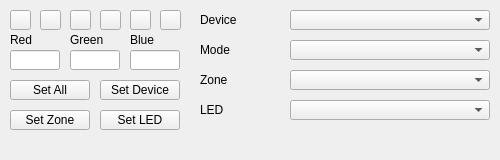
<?xml version="1.0" encoding="UTF-8"?>
<ui version="4.0">
 <class>OpenRGBDialogUi</class>
 <widget class="QMainWindow" name="OpenRGBDialogUi">
  <property name="geometry">
   <rect>
    <x>0</x>
    <y>0</y>
    <width>500</width>
    <height>160</height>
   </rect>
  </property>
  <property name="windowTitle">
   <string>OpenRGB</string>
  </property>
  <widget class="QWidget" name="centralWidget">
   <widget class="QPushButton" name="ButtonSetAll">
    <property name="geometry">
     <rect>
      <x>10</x>
      <y>80</y>
      <width>80</width>
      <height>20</height>
     </rect>
    </property>
    <property name="text">
     <string>Set All</string>
    </property>
   </widget>
   <widget class="QPushButton" name="ButtonSetZone">
    <property name="geometry">
     <rect>
      <x>10</x>
      <y>110</y>
      <width>80</width>
      <height>20</height>
     </rect>
    </property>
    <property name="text">
     <string>Set Zone</string>
    </property>
   </widget>
   <widget class="QLineEdit" name="EditLED0R">
    <property name="geometry">
     <rect>
      <x>10</x>
      <y>50</y>
      <width>50</width>
      <height>20</height>
     </rect>
    </property>
   </widget>
   <widget class="QLineEdit" name="EditLED0G">
    <property name="geometry">
     <rect>
      <x>70</x>
      <y>50</y>
      <width>50</width>
      <height>20</height>
     </rect>
    </property>
   </widget>
   <widget class="QLineEdit" name="EditLED0B">
    <property name="geometry">
     <rect>
      <x>130</x>
      <y>50</y>
      <width>50</width>
      <height>20</height>
     </rect>
    </property>
   </widget>
   <widget class="QLabel" name="LabelRed">
    <property name="geometry">
     <rect>
      <x>10</x>
      <y>30</y>
      <width>50</width>
      <height>20</height>
     </rect>
    </property>
    <property name="text">
     <string>Red</string>
    </property>
   </widget>
   <widget class="QLabel" name="LabelGreen">
    <property name="geometry">
     <rect>
      <x>70</x>
      <y>30</y>
      <width>50</width>
      <height>20</height>
     </rect>
    </property>
    <property name="text">
     <string>Green</string>
    </property>
   </widget>
   <widget class="QLabel" name="LabelBlue">
    <property name="geometry">
     <rect>
      <x>130</x>
      <y>30</y>
      <width>50</width>
      <height>20</height>
     </rect>
    </property>
    <property name="text">
     <string>Blue</string>
    </property>
   </widget>
   <widget class="QComboBox" name="ComboDevices">
    <property name="geometry">
     <rect>
      <x>290</x>
      <y>10</y>
      <width>200</width>
      <height>20</height>
     </rect>
    </property>
   </widget>
   <widget class="QLabel" name="LabelAuraDevice">
    <property name="geometry">
     <rect>
      <x>200</x>
      <y>10</y>
      <width>90</width>
      <height>20</height>
     </rect>
    </property>
    <property name="text">
     <string>Device</string>
    </property>
   </widget>
   <widget class="QComboBox" name="ComboModes">
    <property name="geometry">
     <rect>
      <x>290</x>
      <y>40</y>
      <width>200</width>
      <height>20</height>
     </rect>
    </property>
   </widget>
   <widget class="QLabel" name="LabelMode">
    <property name="geometry">
     <rect>
      <x>200</x>
      <y>40</y>
      <width>90</width>
      <height>20</height>
     </rect>
    </property>
    <property name="text">
     <string>Mode</string>
    </property>
   </widget>
   <widget class="QComboBox" name="ComboZones">
    <property name="geometry">
     <rect>
      <x>290</x>
      <y>70</y>
      <width>200</width>
      <height>20</height>
     </rect>
    </property>
   </widget>
   <widget class="QLabel" name="LabelZone">
    <property name="geometry">
     <rect>
      <x>200</x>
      <y>70</y>
      <width>90</width>
      <height>20</height>
     </rect>
    </property>
    <property name="text">
     <string>Zone</string>
    </property>
   </widget>
   <widget class="QComboBox" name="ComboLEDs">
    <property name="geometry">
     <rect>
      <x>290</x>
      <y>100</y>
      <width>200</width>
      <height>20</height>
     </rect>
    </property>
   </widget>
   <widget class="QLabel" name="LabelLED">
    <property name="geometry">
     <rect>
      <x>200</x>
      <y>100</y>
      <width>90</width>
      <height>20</height>
     </rect>
    </property>
    <property name="text">
     <string>LED</string>
    </property>
   </widget>
   <widget class="QPushButton" name="ButtonSetLED">
    <property name="geometry">
     <rect>
      <x>100</x>
      <y>110</y>
      <width>80</width>
      <height>20</height>
     </rect>
    </property>
    <property name="text">
     <string>Set LED</string>
    </property>
   </widget>
   <widget class="QPushButton" name="ButtonSetDevice">
    <property name="geometry">
     <rect>
      <x>100</x>
      <y>80</y>
      <width>80</width>
      <height>20</height>
     </rect>
    </property>
    <property name="text">
     <string>Set Device</string>
    </property>
   </widget>
   <widget class="QPushButton" name="ButtonRed">
    <property name="geometry">
     <rect>
      <x>10</x>
      <y>10</y>
      <width>21</width>
      <height>20</height>
     </rect>
    </property>
    <property name="text">
     <string/>
    </property>
   </widget>
   <widget class="QPushButton" name="ButtonYellow">
    <property name="geometry">
     <rect>
      <x>40</x>
      <y>10</y>
      <width>21</width>
      <height>20</height>
     </rect>
    </property>
    <property name="text">
     <string/>
    </property>
   </widget>
   <widget class="QPushButton" name="ButtonGreen">
    <property name="geometry">
     <rect>
      <x>70</x>
      <y>10</y>
      <width>21</width>
      <height>20</height>
     </rect>
    </property>
    <property name="text">
     <string/>
    </property>
   </widget>
   <widget class="QPushButton" name="ButtonCyan">
    <property name="geometry">
     <rect>
      <x>100</x>
      <y>10</y>
      <width>21</width>
      <height>20</height>
     </rect>
    </property>
    <property name="text">
     <string/>
    </property>
   </widget>
   <widget class="QPushButton" name="ButtonBlue">
    <property name="geometry">
     <rect>
      <x>130</x>
      <y>10</y>
      <width>21</width>
      <height>20</height>
     </rect>
    </property>
    <property name="text">
     <string/>
    </property>
   </widget>
   <widget class="QPushButton" name="ButtonMagenta">
    <property name="geometry">
     <rect>
      <x>160</x>
      <y>10</y>
      <width>21</width>
      <height>20</height>
     </rect>
    </property>
    <property name="text">
     <string/>
    </property>
   </widget>
  </widget>
 </widget>
 <resources/>
 <connections/>
</ui>
